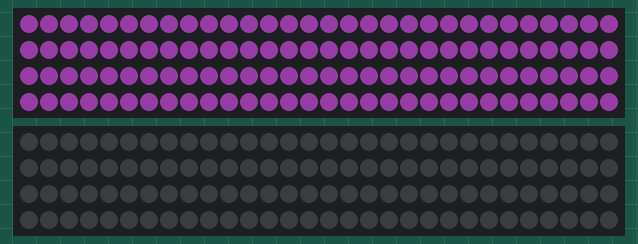
The sketch below on a simulated Arduino Uno, built with avr-gcc and run on an emulated ATmega328P. On the bench: 2 × 120 RGB LEDs in strip order, left to right, continuing on the next row. Dim RGB values are drawn brighter than linear.

Above: at 0.7 s.
At 1.6 s:
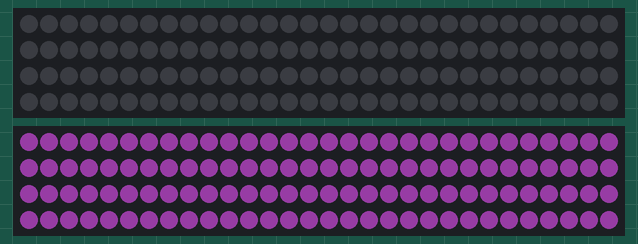

The sketch:

NoMythic_TwoStrandPurple.ino
```cpp
// Test the 2 purple strands on the robot

#include <Adafruit_NeoPixel.h>
#ifdef __AVR__
  #include <avr/power.h>
#endif

// The pin the NeoPixels are attached to
// These are analog input pins, but are used due to location on the board
#define PIN1       14
#define PIN2       15

// How many NeoPixels are attached to the Arduino?
#define NUMPIXELS  120

// How bright are the neo pixels? (0-100)
#define BRIGHTNESS 100

// Delay defines the blink rate in ms
#define DELAY      400

// When we setup the NeoPixel library, we tell it how many pixels, and which pin to use to send signals.
Adafruit_NeoPixel pixels1 = Adafruit_NeoPixel(NUMPIXELS, PIN1, NEO_GRB + NEO_KHZ800);
Adafruit_NeoPixel pixels2 = Adafruit_NeoPixel(NUMPIXELS, PIN2, NEO_GRB + NEO_KHZ800);

// Testing different purples
// pixels.Color takes RGB values, from 0,0,0 up to 255,255,255
uint32_t color1 = pixels1.Color(102, 000, 204);
uint32_t color2 = pixels1.Color(161, 000, 255);
uint32_t color3 = pixels1.Color(150, 025, 148);
uint32_t color4 = pixels1.Color(91, 36, 98);

void setup() {
  pixels1.begin(); // This initializes the NeoPixel library.
  pixels1.setBrightness(BRIGHTNESS);

  pixels2.begin(); // This initializes the NeoPixel library.
  pixels2.setBrightness(BRIGHTNESS);
}

void loop() {
  turnOn1();
  turnOff2();
  delay(DELAY);
  turnOff1();
  turnOn2();
  delay(DELAY);
}

void turnOn1() {
  for(int i=0;i<NUMPIXELS;i++){
    pixels1.setPixelColor(i, color4);
    pixels1.show(); // This sends the updated pixel color to the hardware.
  }
}

void turnOff1() {
  for(int i=0;i<NUMPIXELS;i++){
    pixels1.setPixelColor(i, 0);
  }
  pixels1.show();
}

void turnOn2() {
  for(int i=0;i<NUMPIXELS;i++){
    pixels2.setPixelColor(i, color4);
    pixels2.show(); // This sends the updated pixel color to the hardware.
  }
}

void turnOff2() {
  for(int i=0;i<NUMPIXELS;i++){
    pixels2.setPixelColor(i, 0);
  }
  pixels2.show();
}
```

Measured:
- what the display in image 1 shows lasts 1.0 s, from 1.6 s to 2.6 s
